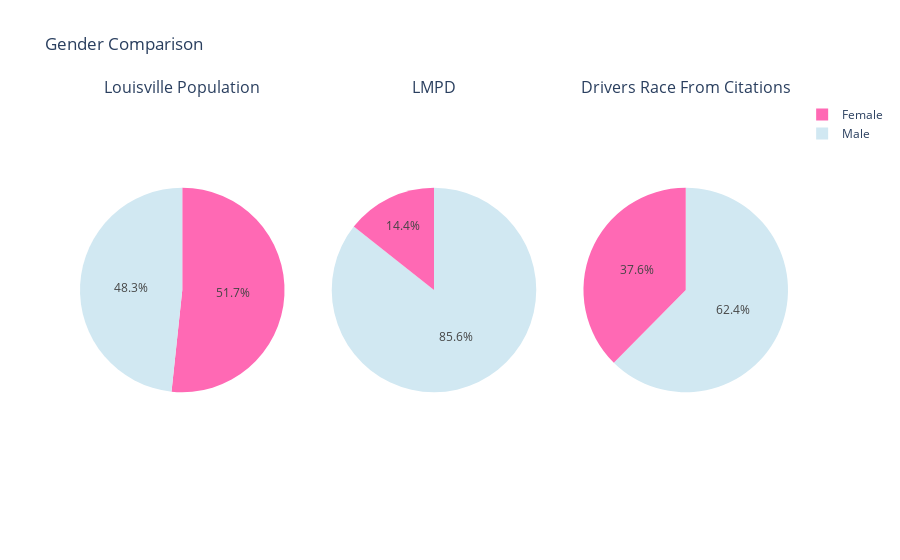
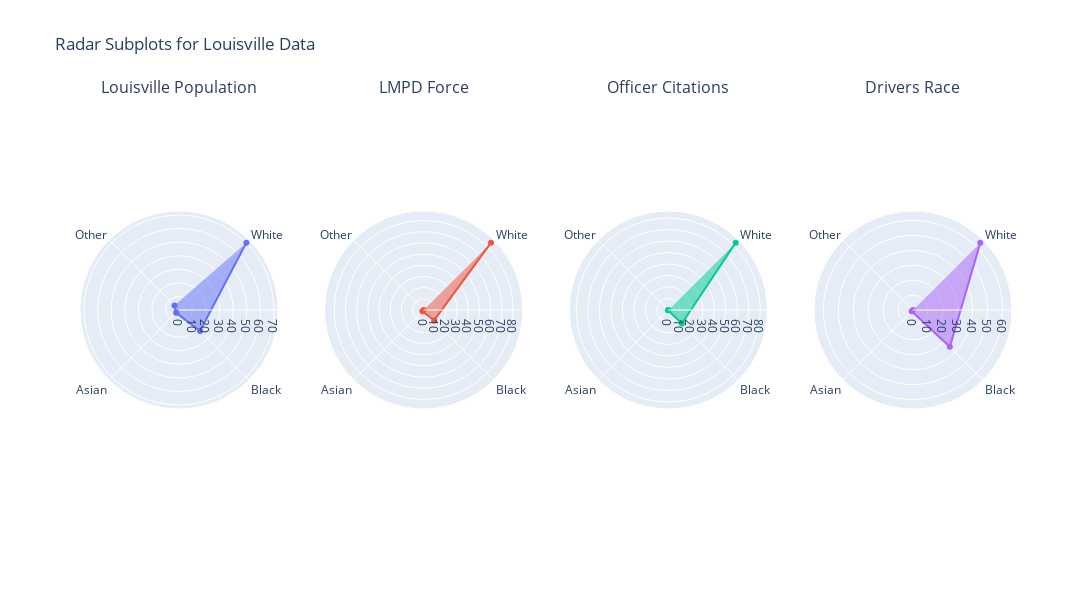

The cell these charts' notebook holds for them, in order:
### Code cell
gender_comparison_pie(census_df, employee_df, citation_df)
radar_plots(census_df, employee_df, citation_df)
chi_squared_test(citation_df)

### Figure 1 — Plotly figure (JSON) as saved in the notebook; plotly's stock layout.template omitted (floating-point values rounded to 4 significant figures)
{"data": [{"domain": {"x": [0, 0.2889], "y": [0, 1]}, "labels": ["Male", "Female"], "marker": {"colors": ["#D1E8F2", "#FF69B4"]}, "type": "pie", "values": [48.32, 51.68]}, {"domain": {"x": [0.3556, 0.6444], "y": [0, 1]}, "labels": ["Male", "Female"], "marker": {"colors": ["#D1E8F2", "#FF69B4"]}, "type": "pie", "values": [1450, 243]}, {"domain": {"x": [0.7111, 1], "y": [0, 1]}, "labels": ["Male", "Female"], "marker": {"colors": ["#D1E8F2", "#FF69B4"]}, "type": "pie", "values": [22395, 13486]}], "layout": {"annotations": [{"font": {"size": 16}, "showarrow": false, "text": "Louisville Population", "x": 0.1444, "xanchor": "center", "xref": "paper", "y": 1, "yanchor": "bottom", "yref": "paper"}, {"font": {"size": 16}, "showarrow": false, "text": "LMPD", "x": 0.5, "xanchor": "center", "xref": "paper", "y": 1, "yanchor": "bottom", "yref": "paper"}, {"font": {"size": 16}, "showarrow": false, "text": "Drivers Race From Citations", "x": 0.8556, "xanchor": "center", "xref": "paper", "y": 1, "yanchor": "bottom", "yref": "paper"}], "title": {"text": "Gender Comparison"}}}

### Figure 2 — Plotly figure (JSON) as saved in the notebook; plotly's stock layout.template omitted (floating-point values rounded to 4 significant figures)
{"data": [{"fill": "toself", "name": "Louisville Population", "r": [70.24, 21.93, 2.978, 4.714], "subplot": "polar", "theta": ["White", "Black", "Asian", "Other"], "type": "scatterpolar"}, {"fill": "toself", "name": "LMPD Force", "r": [85.24, 13.19, 1.566, 0.0], "subplot": "polar2", "theta": ["White", "Black", "Asian", "Other"], "type": "scatterpolar"}, {"fill": "toself", "name": "Officer Citations", "r": [82.94, 16.64, 0.4225, 0.0], "subplot": "polar3", "theta": ["White", "Black", "Asian", "Other"], "type": "scatterpolar"}, {"fill": "toself", "name": "Drivers Race", "r": [63.84, 34.93, 1.227, 0.0], "subplot": "polar4", "theta": ["White", "Black", "Asian", "Other"], "type": "scatterpolar"}], "layout": {"annotations": [{"font": {"size": 16}, "showarrow": false, "text": "Louisville Population", "x": 0.1062, "xanchor": "center", "xref": "paper", "y": 1, "yanchor": "bottom", "yref": "paper"}, {"font": {"size": 16}, "showarrow": false, "text": "LMPD Force", "x": 0.3688, "xanchor": "center", "xref": "paper", "y": 1, "yanchor": "bottom", "yref": "paper"}, {"font": {"size": 16}, "showarrow": false, "text": "Officer Citations", "x": 0.6313, "xanchor": "center", "xref": "paper", "y": 1, "yanchor": "bottom", "yref": "paper"}, {"font": {"size": 16}, "showarrow": false, "text": "Drivers Race", "x": 0.8938, "xanchor": "center", "xref": "paper", "y": 1, "yanchor": "bottom", "yref": "paper"}], "height": 600, "polar": {"angularaxis": {"direction": "clockwise", "rotation": 45}, "domain": {"x": [0, 0.2125], "y": [0, 1]}}, "polar2": {"angularaxis": {"direction": "clockwise", "rotation": 45}, "domain": {"x": [0.2625, 0.475], "y": [0, 1]}}, "polar3": {"angularaxis": {"direction": "clockwise", "rotation": 45}, "domain": {"x": [0.525, 0.7375], "y": [0, 1]}}, "polar4": {"angularaxis": {"direction": "clockwise", "rotation": 45}, "domain": {"x": [0.7875, 1], "y": [0, 1]}}, "showlegend": false, "title": {"text": "Radar Subplots for Louisville Data"}, "width": 1200}}
